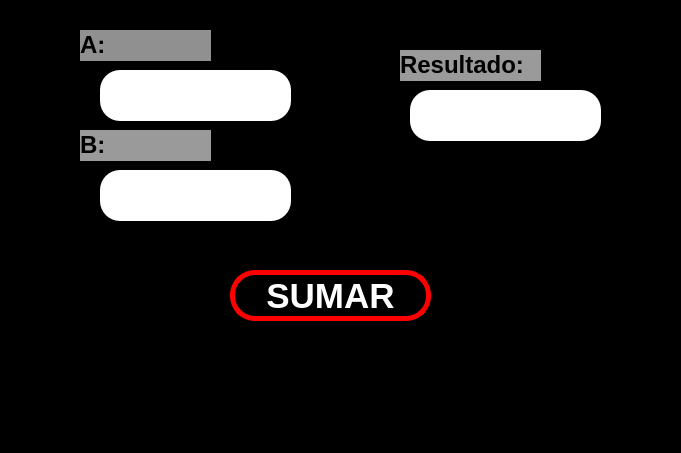
<?xml version="1.0" encoding="UTF-8"?>
<ui version="4.0">
 <class>MainWindow</class>
 <widget class="QMainWindow" name="MainWindow">
  <property name="geometry">
   <rect>
    <x>0</x>
    <y>0</y>
    <width>681</width>
    <height>453</height>
   </rect>
  </property>
  <property name="font">
   <font>
    <pointsize>17</pointsize>
   </font>
  </property>
  <property name="windowTitle">
   <string>MainWindow</string>
  </property>
  <property name="styleSheet">
   <string notr="true">background-color: rgb(0, 0, 0);</string>
  </property>
  <widget class="QWidget" name="centralwidget">
   <widget class="QPushButton" name="btn_sumar">
    <property name="geometry">
     <rect>
      <x>230</x>
      <y>270</y>
      <width>201</width>
      <height>51</height>
     </rect>
    </property>
    <property name="font">
     <font>
      <pointsize>26</pointsize>
      <weight>75</weight>
      <bold>true</bold>
     </font>
    </property>
    <property name="styleSheet">
     <string notr="true">background-color: rgb(0, 0, 0);
color: rgb(255, 255, 255);
border-radius:25px;
border: 5px solid red;</string>
    </property>
    <property name="text">
     <string>SUMAR</string>
    </property>
   </widget>
   <widget class="QLineEdit" name="txt_A">
    <property name="geometry">
     <rect>
      <x>100</x>
      <y>70</y>
      <width>191</width>
      <height>51</height>
     </rect>
    </property>
    <property name="font">
     <font>
      <pointsize>25</pointsize>
      <weight>75</weight>
      <bold>true</bold>
     </font>
    </property>
    <property name="styleSheet">
     <string notr="true">border-radius:20px;
background-color: rgb(255, 255, 255);</string>
    </property>
    <property name="text">
     <string/>
    </property>
    <property name="alignment">
     <set>Qt::AlignCenter</set>
    </property>
   </widget>
   <widget class="QLabel" name="label">
    <property name="geometry">
     <rect>
      <x>80</x>
      <y>30</y>
      <width>131</width>
      <height>31</height>
     </rect>
    </property>
    <property name="styleSheet">
     <string notr="true">background-color: rgb(144, 144, 144);</string>
    </property>
    <property name="text">
     <string>&lt;html&gt;&lt;head/&gt;&lt;body&gt;&lt;p&gt;&lt;span style=&quot; font-size:18pt; font-weight:700;&quot;&gt;A:&lt;/span&gt;&lt;/p&gt;&lt;/body&gt;&lt;/html&gt;</string>
    </property>
   </widget>
   <widget class="QLabel" name="label_2">
    <property name="geometry">
     <rect>
      <x>80</x>
      <y>130</y>
      <width>131</width>
      <height>31</height>
     </rect>
    </property>
    <property name="styleSheet">
     <string notr="true">background-color: rgb(154, 154, 154);</string>
    </property>
    <property name="text">
     <string>&lt;html&gt;&lt;head/&gt;&lt;body&gt;&lt;p&gt;&lt;span style=&quot; font-size:18pt; font-weight:700;&quot;&gt;B:&lt;/span&gt;&lt;/p&gt;&lt;/body&gt;&lt;/html&gt;</string>
    </property>
   </widget>
   <widget class="QLineEdit" name="txt_B">
    <property name="geometry">
     <rect>
      <x>100</x>
      <y>170</y>
      <width>191</width>
      <height>51</height>
     </rect>
    </property>
    <property name="font">
     <font>
      <pointsize>25</pointsize>
      <weight>75</weight>
      <bold>true</bold>
     </font>
    </property>
    <property name="styleSheet">
     <string notr="true">border-radius:20px;
background-color: rgb(255, 255, 255);</string>
    </property>
    <property name="text">
     <string/>
    </property>
    <property name="alignment">
     <set>Qt::AlignCenter</set>
    </property>
   </widget>
   <widget class="QLineEdit" name="txt_resultado">
    <property name="geometry">
     <rect>
      <x>410</x>
      <y>90</y>
      <width>191</width>
      <height>51</height>
     </rect>
    </property>
    <property name="font">
     <font>
      <pointsize>25</pointsize>
      <weight>75</weight>
      <bold>true</bold>
     </font>
    </property>
    <property name="styleSheet">
     <string notr="true">border-radius:20px;
background-color: rgb(255, 255, 255);</string>
    </property>
    <property name="text">
     <string/>
    </property>
    <property name="alignment">
     <set>Qt::AlignCenter</set>
    </property>
   </widget>
   <widget class="QLabel" name="label_3">
    <property name="geometry">
     <rect>
      <x>400</x>
      <y>50</y>
      <width>141</width>
      <height>31</height>
     </rect>
    </property>
    <property name="styleSheet">
     <string notr="true">background-color: rgb(154, 154, 154);</string>
    </property>
    <property name="text">
     <string>&lt;html&gt;&lt;head/&gt;&lt;body&gt;&lt;p&gt;&lt;span style=&quot; font-size:18pt; font-weight:700;&quot;&gt;Resultado:&lt;/span&gt;&lt;/p&gt;&lt;/body&gt;&lt;/html&gt;</string>
    </property>
   </widget>
  </widget>
  <widget class="QMenuBar" name="menubar">
   <property name="geometry">
    <rect>
     <x>0</x>
     <y>0</y>
     <width>681</width>
     <height>21</height>
    </rect>
   </property>
  </widget>
  <widget class="QStatusBar" name="statusbar"/>
 </widget>
 <resources/>
 <connections/>
</ui>
